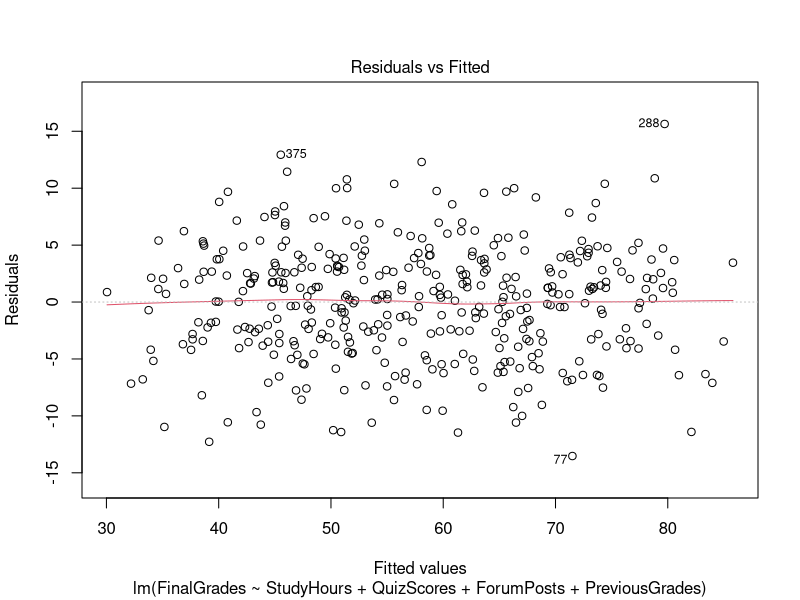
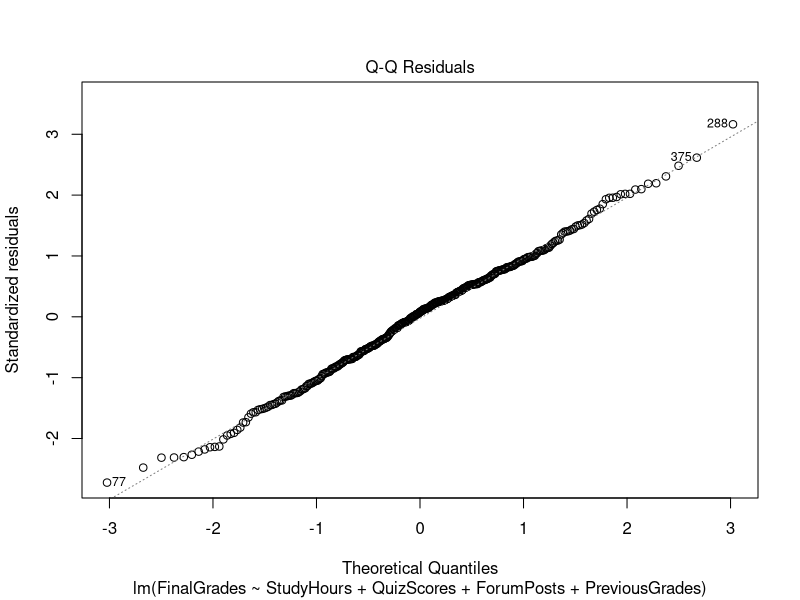
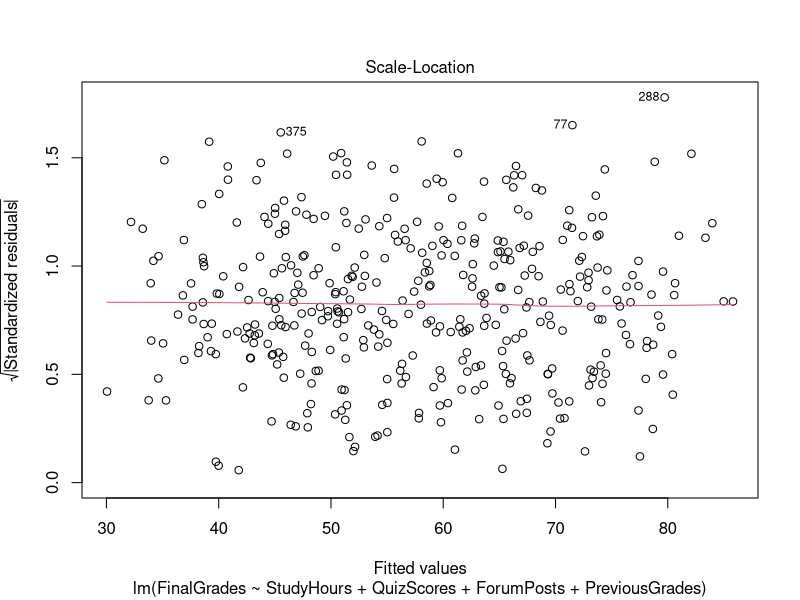
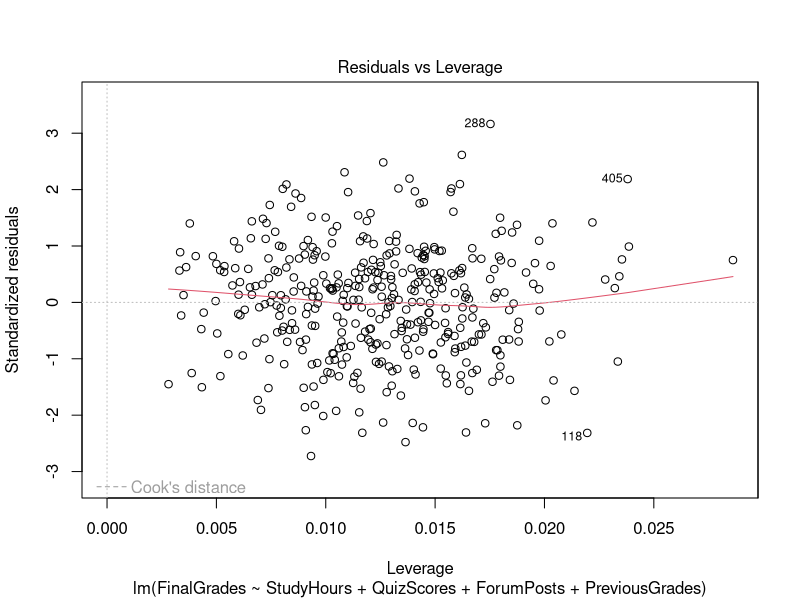

Recreate these plots in R, in order.
# Set a fixed random seed for reproducibility
set.seed(10923)

# Number of students
num_students = 500
# Enter code below:


# Simulate study hours (ranging from 1 to 20 hours)
study_hours <- sample(1:20, num_students, replace = TRUE)

# Simulate quiz scores (ranging from 0 to 100)
quiz_scores <- sample(0:100, num_students, replace = TRUE)

# Simulate forum participation (ranging from 0 to 50 posts)
forum_posts <- sample(0:50, num_students, replace = TRUE)

# Simulate previous grades (ranging from 0 to 100)
previous_grades <- sample(0:100, num_students, replace = TRUE)

# Simulate final grades (ranging from 0 to 100)
final_grades <- 0.3 * study_hours + 0.4 * quiz_scores + 0.2 * forum_posts + 0.1 * previous_grades + rnorm(num_students, mean = 0, sd = 5) + 25

# Create a data frame
student_data <- data.frame(StudyHours = study_hours, QuizScores = quiz_scores, ForumPosts = forum_posts, PreviousGrades = previous_grades, FinalGrades = final_grades)

# View the first few rows of the generated data
head(student_data)

# Splitting the data into training and testing sets (80% training, 20% testing)
set.seed(10923) # Set seed for reproducibility
sample_index <- sample(1:nrow(student_data), 0.8 * nrow(student_data))
train_data <- student_data[sample_index, ]
test_data <- student_data[-sample_index, ]

# Building a Linear Regression model using the train data and assign it to an object called model.
model <- lm(FinalGrades ~ StudyHours + QuizScores + ForumPosts + PreviousGrades, data = train_data)

# Making predictions on the test set using the model object
predictions <- predict(model, newdata = test_data)

# Evaluation metrics
# Compute the mean squared error and R-squared
mse <- mean((test_data$FinalGrades - predictions)^2)
rsquared <- cor(predictions, test_data$FinalGrades)^2

# Print evaluation metrics
cat("Mean Squared Error:", mse, "\n")
cat("R-squared:", rsquared, "\n")

# Get the predictions and prediction intervals
pred_int <- predict(model, newdata = test_data, interval = "prediction")

# Extract lower and upper bounds of the prediction interval
lower_bound <- pred_int[, "lwr"]
upper_bound <- pred_int[, "upr"]

# Actual values from the test data
actual_values <- test_data$FinalGrades

# Check if the actual values fall within the prediction interval
correct_predictions <- actual_values >= lower_bound & actual_values <= upper_bound

# Compute accuracy
accuracy <- sum(correct_predictions) / length(correct_predictions)

# Print accuracy
cat("Model Accuracy using Prediction Interval:", accuracy, "\n")

model
plot(model)
summary(model)
